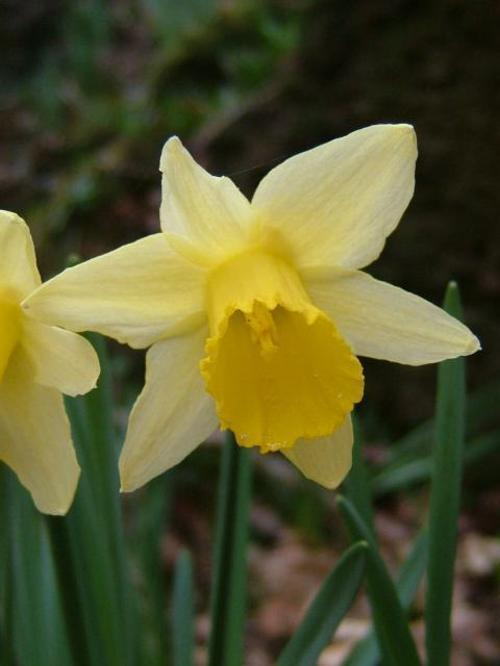
#> input picture Flower/dataset/test/image_0046.jpg, 500 x 666 px, given as the content of the folder dataset/train, which was not available
$ python train_test.py   (older library calls are emulated)
#> lines starting #> are read from the running program, lines starting #| are printed output that depends on the picture; pictures that were not available may be replaced by others from this repository, and a replacement may not be noted
### Flower/function.py
# -----------------------------------
# GLOBAL FEATURE EXTRACTION
# -----------------------------------
from sklearn.preprocessing import LabelEncoder
from sklearn.preprocessing import MinMaxScaler
import numpy as np
import mahotas
import cv2
import os
import h5py
import glob
# --------------------
# tunable-parameters
# --------------------
images_per_class = 80
fixed_size = tuple((500, 500))
train_path = "dataset/train"
h5_data = 'output/data.h5'
h5_labels = 'output/labels.h5'
bins = 8

# feature-descriptor-1: Hu Moments


def fd_hu_moments(image):
    image = cv2.cvtColor(image, cv2.COLOR_BGR2GRAY)
    feature = cv2.HuMoments(cv2.moments(image)).flatten()
    return feature

# feature-descriptor-2: Haralick Texture


def fd_haralick(image):
    # convert the image to grayscale
    gray = cv2.cvtColor(image, cv2.COLOR_BGR2GRAY)
    # compute the haralick texture feature vector
    haralick = mahotas.features.haralick(gray).mean(axis=0)
    # return the result
    return haralick

# feature-descriptor-3: Color Histogram


# [10 lines left out: function fd_histogram, not called in this run]


# get the training labels
train_labels = os.listdir(train_path)

# sort the training labels
train_labels.sort()
print(train_labels)

# empty lists to hold feature vectors and labels
global_features = []
labels = []

# loop over the training data sub-folders
for training_name in train_labels:
    # join the training data path and each species training folder
    dir = os.path.join(train_path, training_name)
    # get the current training label
    current_label = training_name
    # loop over the images in each sub-folder
    for f in os.listdir(dir):
        # get the image file name
        file = os.path.join(dir, f)
        # read the image and resize it to a fixed-size
        image = cv2.imread(file)
#> image is the input picture: shape (666, 500, 3); mean B, G, R 45.6, 85.5, 84.8
        image = cv2.resize(image, fixed_size)
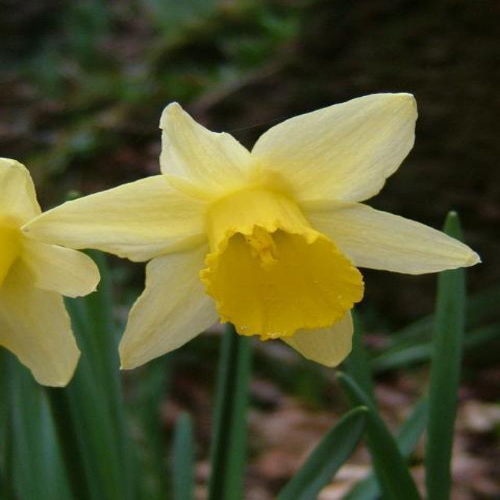
#> image: shape (500, 500, 3); mean B, G, R 45.5, 85.4, 84.7

        ####################################
        # Global Feature extraction
        ####################################
        fv_hu_moments = fd_hu_moments(image)
#> in fd_hu_moments, `image = cv2.cvtColor(image, cv2.COLOR_BGR2GRAY)`:
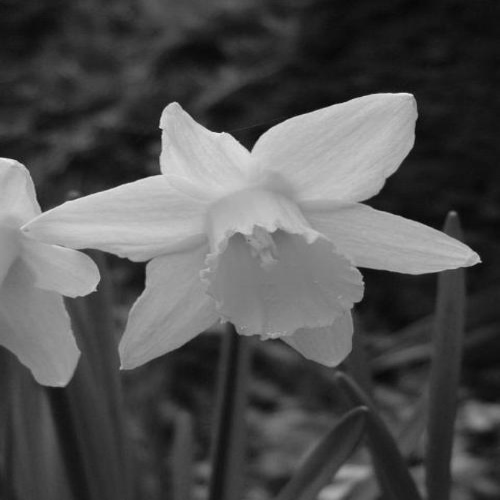
#> image: shape (500, 500); min 4, max 243, mean 80.7
#> in fd_hu_moments, `feature = cv2.HuMoments(cv2.moments(image)).flatten()`: feature = [0.00155, 2.55e-08, 3.85e-11, 3.73e-11, 4.62e-22, -3.15e-15, -1.33e-21]
#> fv_hu_moments has the same summary as feature in fd_hu_moments
        fv_haralick = fd_haralick(image)
        fv_histogram = fd_histogram(image)

        ###################################
        # Concatenate global features
        ###################################
        global_feature = np.hstack([fv_histogram, fv_haralick, fv_hu_moments])

        # update the list of labels and feature vectors
        labels.append(current_label)
        global_features.append(global_feature)

    print("[STATUS] processed folder: {}".format(current_label))

print("[STATUS] completed Global Feature Extraction...")

# get the overall feature vector size
print("[STATUS] feature vector size {}".format(
    np.array(global_features).shape))

# get the overall training label size
print("[STATUS] training Labels {}".format(np.array(labels).shape))

# encode the target labels
targetNames = np.unique(labels)
le = LabelEncoder()
target = le.fit_transform(labels)
print("[STATUS] training labels encoded...")

# scale features in the range (0-1)
scaler = MinMaxScaler(feature_range=(0, 1))
rescaled_features = scaler.fit_transform(global_features)
print("[STATUS] feature vector normalized...")

print("[STATUS] target labels: {}".format(target))
print("[STATUS] target labels shape: {}".format(target.shape))

# save the feature vector using HDF5
h5f_data = h5py.File(h5_data, 'w')
h5f_data.create_dataset('dataset_1', data=np.array(rescaled_features))
print("h5_data: ", np.array(rescaled_features))
h5f_label = h5py.File(h5_labels, 'w')
h5f_label.create_dataset('dataset_1', data=np.array(target))
print("h5_labels: ", np.array(target))
h5f_data.close()
h5f_label.close()

print("[STATUS] end of training..")

### Flower/train_test.py
# -----------------------------------
# TRAINING OUR MODEL
# -----------------------------------
import matplotlib.pyplot as plt
import h5py
import numpy as np
import os
import glob
import cv2
import warnings
from matplotlib import pyplot
from sklearn.model_selection import train_test_split, cross_val_score
from sklearn.model_selection import KFold, StratifiedKFold
from sklearn.metrics import confusion_matrix, accuracy_score, classification_report
from sklearn.linear_model import LogisticRegression
from sklearn.tree import DecisionTreeClassifier
from sklearn.ensemble import RandomForestClassifier
from sklearn.neighbors import KNeighborsClassifier
from sklearn.discriminant_analysis import LinearDiscriminantAnalysis
from sklearn.naive_bayes import GaussianNB
from sklearn.svm import SVC
from sklearn.preprocessing import MinMaxScaler
import joblib
#> (the run stopped early here; a loop or call above may not have finished)

$ run again, on Flower/dataset/test/image_0330.jpg
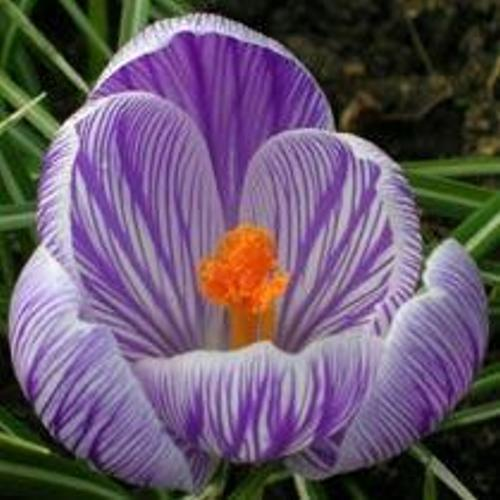
#> input picture Flower/dataset/test/image_0330.jpg, 500 x 500 px, given as the content of the folder dataset/train, which was not available
#> image is the input picture: shape (500, 500, 3); mean B, G, R 105.6, 86.5, 102.4
#> in fd_hu_moments, `image = cv2.cvtColor(image, cv2.COLOR_BGR2GRAY)`:
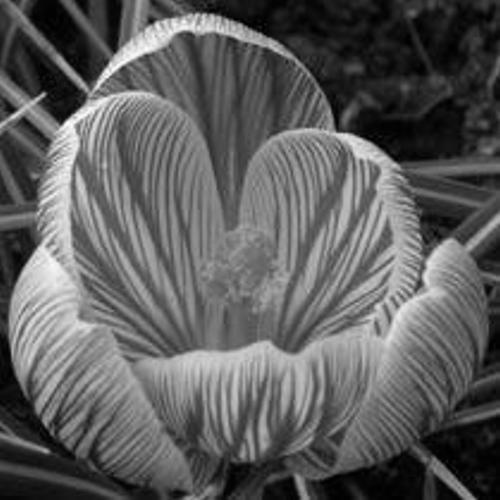
#> image: shape (500, 500); min 0, max 254, mean 93.5
#> feature = [0.00141, 2.32e-08, 7.43e-11, 9.18e-12, -2.38e-22, -1.23e-15, -3e-23]
#> fv_hu_moments has the same summary as feature in fd_hu_moments

$ run again, on Flower/dataset/test/image_0495.jpg
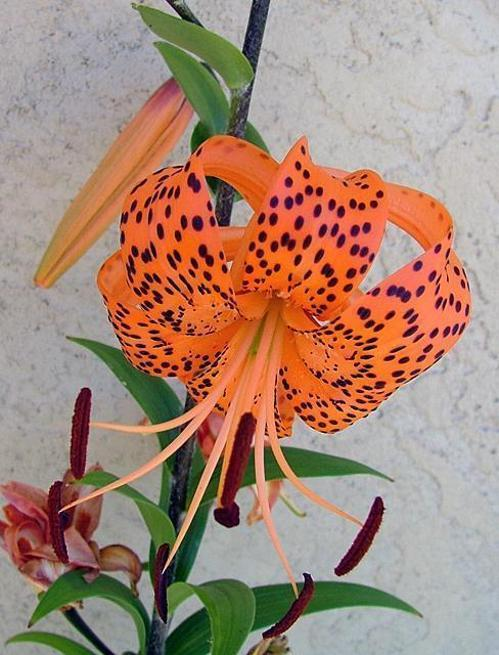
#> input picture Flower/dataset/test/image_0495.jpg, 499 x 655 px, given as the content of the folder dataset/train, which was not available
#> image is the input picture: shape (655, 499, 3); mean B, G, R 119.5, 135.9, 166.2
#> `image = cv2.resize(image, fixed_size)`:
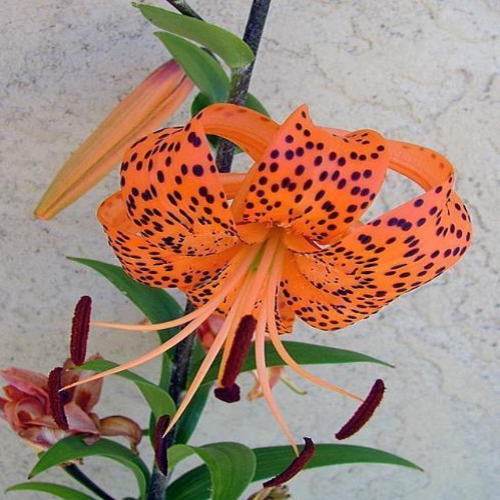
#> image: shape (500, 500, 3); mean B, G, R 119.3, 135.8, 166.1
#> in fd_hu_moments, `image = cv2.cvtColor(image, cv2.COLOR_BGR2GRAY)`:
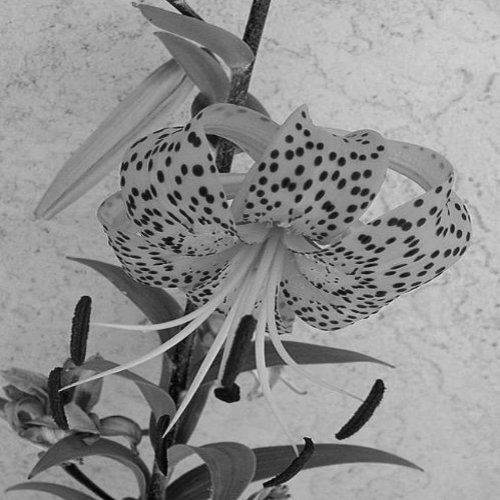
#> image: shape (500, 500); min 1, max 227, mean 143
#> feature = [0.00123, 4.61e-09, 2.08e-11, 6.27e-12, -1.32e-23, -1.13e-16, 7.03e-23]
#> fv_hu_moments has the same summary as feature in fd_hu_moments

$ run again, on Flower/dataset/test/image_0575.jpg
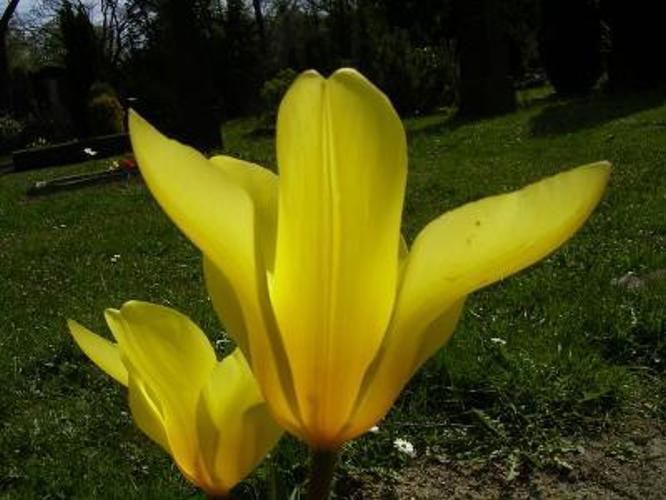
#> input picture Flower/dataset/test/image_0575.jpg, 666 x 500 px, given as the content of the folder dataset/train, which was not available
#> image is the input picture: shape (500, 666, 3); mean B, G, R 13.7, 72.5, 73.4
#> `image = cv2.resize(image, fixed_size)`:
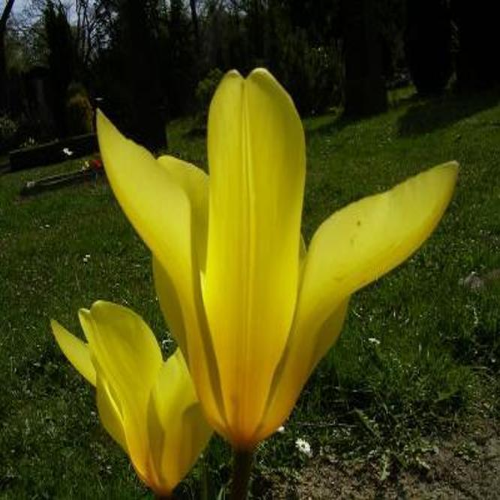
#> image: shape (500, 500, 3); mean B, G, R 13.7, 72.5, 73.4
#> in fd_hu_moments, `image = cv2.cvtColor(image, cv2.COLOR_BGR2GRAY)`:
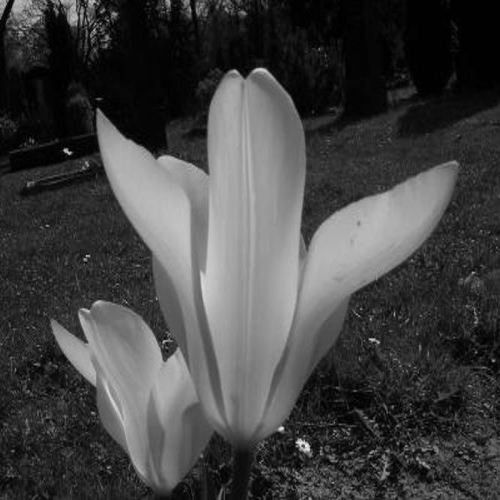
#> image: shape (500, 500); min 0, max 243, mean 66
#> feature = [0.00167, 5.02e-09, 2.12e-10, 9.78e-13, -1.38e-23, -3.11e-17, 2.63e-24]
#> fv_hu_moments has the same summary as feature in fd_hu_moments
